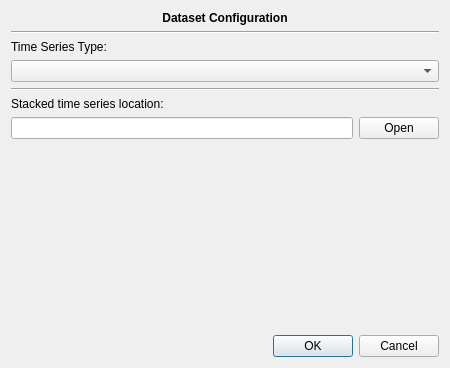
<?xml version="1.0" encoding="UTF-8"?>
<ui version="4.0">
 <class>Config</class>
 <widget class="QDialog" name="Config">
  <property name="geometry">
   <rect>
    <x>0</x>
    <y>0</y>
    <width>450</width>
    <height>368</height>
   </rect>
  </property>
  <property name="windowTitle">
   <string>Dialog</string>
  </property>
  <layout class="QGridLayout" name="gridLayout">
   <item row="10" column="1">
    <widget class="QDialogButtonBox" name="button_box">
     <property name="standardButtons">
      <set>QDialogButtonBox::Cancel|QDialogButtonBox::Ok</set>
     </property>
    </widget>
   </item>
   <item row="0" column="0" colspan="2">
    <widget class="QLabel" name="lab_config">
     <property name="font">
      <font>
       <weight>75</weight>
       <bold>true</bold>
      </font>
     </property>
     <property name="text">
      <string>Dataset Configuration</string>
     </property>
     <property name="alignment">
      <set>Qt::AlignCenter</set>
     </property>
    </widget>
   </item>
   <item row="5" column="0" colspan="2">
    <widget class="QLabel" name="lab_location">
     <property name="text">
      <string>Stacked time series location:</string>
     </property>
    </widget>
   </item>
   <item row="6" column="0" colspan="2">
    <layout class="QHBoxLayout" name="horizontalLayout">
     <item>
      <widget class="QLineEdit" name="edit_location"/>
     </item>
     <item>
      <widget class="QPushButton" name="button_location">
       <property name="text">
        <string>Open</string>
       </property>
      </widget>
     </item>
    </layout>
   </item>
   <item row="1" column="0" colspan="2">
    <widget class="Line" name="line">
     <property name="orientation">
      <enum>Qt::Horizontal</enum>
     </property>
    </widget>
   </item>
   <item row="2" column="0">
    <widget class="QLabel" name="label_4">
     <property name="text">
      <string>Time Series Type:</string>
     </property>
    </widget>
   </item>
   <item row="3" column="0" colspan="2">
    <widget class="QComboBox" name="combox_ts_model"/>
   </item>
   <item row="4" column="0" colspan="2">
    <widget class="Line" name="line_2">
     <property name="orientation">
      <enum>Qt::Horizontal</enum>
     </property>
    </widget>
   </item>
   <item row="7" column="0" colspan="2">
    <widget class="QWidget" name="custom_widget" native="true">
     <property name="sizePolicy">
      <sizepolicy hsizetype="Expanding" vsizetype="Expanding">
       <horstretch>0</horstretch>
       <verstretch>0</verstretch>
      </sizepolicy>
     </property>
    </widget>
   </item>
  </layout>
 </widget>
 <resources/>
 <connections/>
</ui>
